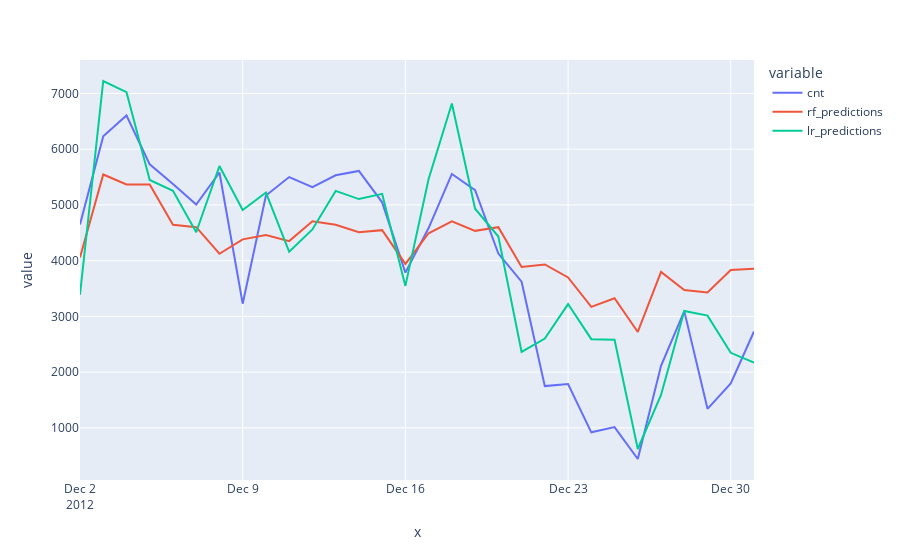

Notebook code for this chart:
### Markdown cell above
#### Plot - Actual Bike rentals for the test data VS Predicted Bike rental

### Code cell
df_predictions = df_test_transform[['cnt', 'rf_predictions', 'lr_predictions']].copy()
pd.options.plotting.backend = "plotly"
df_predictions.plot(x = df_test_transform.index.values, y = ['cnt', 'rf_predictions', 'lr_predictions'])

### Figure 1 — Plotly figure (JSON) as saved in the notebook; plotly's stock layout.template omitted (floating-point values rounded to 4 significant figures)
{"data": [{"hovertemplate": "variable=cnt<br>x=%{x}<br>value=%{y}<extra></extra>", "legendgroup": "cnt", "line": {"color": "#636efa", "dash": "solid"}, "marker": {"symbol": "circle"}, "mode": "lines", "name": "cnt", "orientation": "v", "showlegend": true, "type": "scatter", "x": ["2012-12-02", "2012-12-03", "2012-12-04", "2012-12-05", "2012-12-06", "2012-12-07", "2012-12-08", "2012-12-09", "2012-12-10", "2012-12-11", "2012-12-12", "2012-12-13", "2012-12-14", "2012-12-15", "2012-12-16", "2012-12-17", "2012-12-18", "2012-12-19", "2012-12-20", "2012-12-21", "2012-12-22", "2012-12-23", "2012-12-24", "2012-12-25", "2012-12-26", "2012-12-27", "2012-12-28", "2012-12-29", "2012-12-30", "2012-12-31"], "xaxis": "x", "y": [4649.0, 6234.0, 6606.0, 5729.0, 5375.0, 5008.0, 5582.0, 3228.0, 5170, 5501.0, 5319.0, 5532.0, 5611.0, 5047.0, 3786.0, 4585.0, 5557.0, 5267.0, 4128.0, 3623.0, 1749.0, 1787.0, 920, 1013.0, 441.0, 2114.0, 3095.0, 1341.0, 1796.0, 2729.0], "yaxis": "y"}, {"hovertemplate": "variable=rf_predictions<br>x=%{x}<br>value=%{y}<extra></extra>", "legendgroup": "rf_predictions", "line": {"color": "#EF553B", "dash": "solid"}, "marker": {"symbol": "circle"}, "mode": "lines", "name": "rf_predictions", "orientation": "v", "showlegend": true, "type": "scatter", "x": ["2012-12-02", "2012-12-03", "2012-12-04", "2012-12-05", "2012-12-06", "2012-12-07", "2012-12-08", "2012-12-09", "2012-12-10", "2012-12-11", "2012-12-12", "2012-12-13", "2012-12-14", "2012-12-15", "2012-12-16", "2012-12-17", "2012-12-18", "2012-12-19", "2012-12-20", "2012-12-21", "2012-12-22", "2012-12-23", "2012-12-24", "2012-12-25", "2012-12-26", "2012-12-27", "2012-12-28", "2012-12-29", "2012-12-30", "2012-12-31"], "xaxis": "x", "y": [4057.0, 5547.0, 5367.0, 5369.0, 4644.0, 4601.0, 4125.0, 4382.0, 4462.0, 4351.0, 4708.0, 4644.0, 4511.0, 4548.0, 3942.0, 4492.0, 4707.0, 4535.0, 4601.0, 3886.0, 3932.0, 3699.0, 3171.0, 3325.0, 2721.0, 3798.0, 3474.0, 3431.0, 3832.0, 3855.0], "yaxis": "y"}, {"hovertemplate": "variable=lr_predictions<br>x=%{x}<br>value=%{y}<extra></extra>", "legendgroup": "lr_predictions", "line": {"color": "#00cc96", "dash": "solid"}, "marker": {"symbol": "circle"}, "mode": "lines", "name": "lr_predictions", "orientation": "v", "showlegend": true, "type": "scatter", "x": ["2012-12-02", "2012-12-03", "2012-12-04", "2012-12-05", "2012-12-06", "2012-12-07", "2012-12-08", "2012-12-09", "2012-12-10", "2012-12-11", "2012-12-12", "2012-12-13", "2012-12-14", "2012-12-15", "2012-12-16", "2012-12-17", "2012-12-18", "2012-12-19", "2012-12-20", "2012-12-21", "2012-12-22", "2012-12-23", "2012-12-24", "2012-12-25", "2012-12-26", "2012-12-27", "2012-12-28", "2012-12-29", "2012-12-30", "2012-12-31"], "xaxis": "x", "y": [3389.0, 7224.0, 7023.0, 5448.0, 5253.0, 4510.0, 5698.0, 4910.0, 5223.0, 4160.0, 4560.0, 5253.0, 5106.0, 5200.0, 3547.0, 5466.0, 6822.0, 4933.0, 4433.0, 2362.0, 2602.0, 3221.0, 2592.0, 2582.0, 620.6, 1590.0, 3098.0, 3014.0, 2347.0, 2169.0], "yaxis": "y"}], "layout": {"legend": {"title": {"text": "variable"}, "tracegroupgap": 0}, "margin": {"t": 60}, "xaxis": {"anchor": "y", "domain": [0, 1], "title": {"text": "x"}}, "yaxis": {"anchor": "x", "domain": [0, 1], "title": {"text": "value"}}}}
